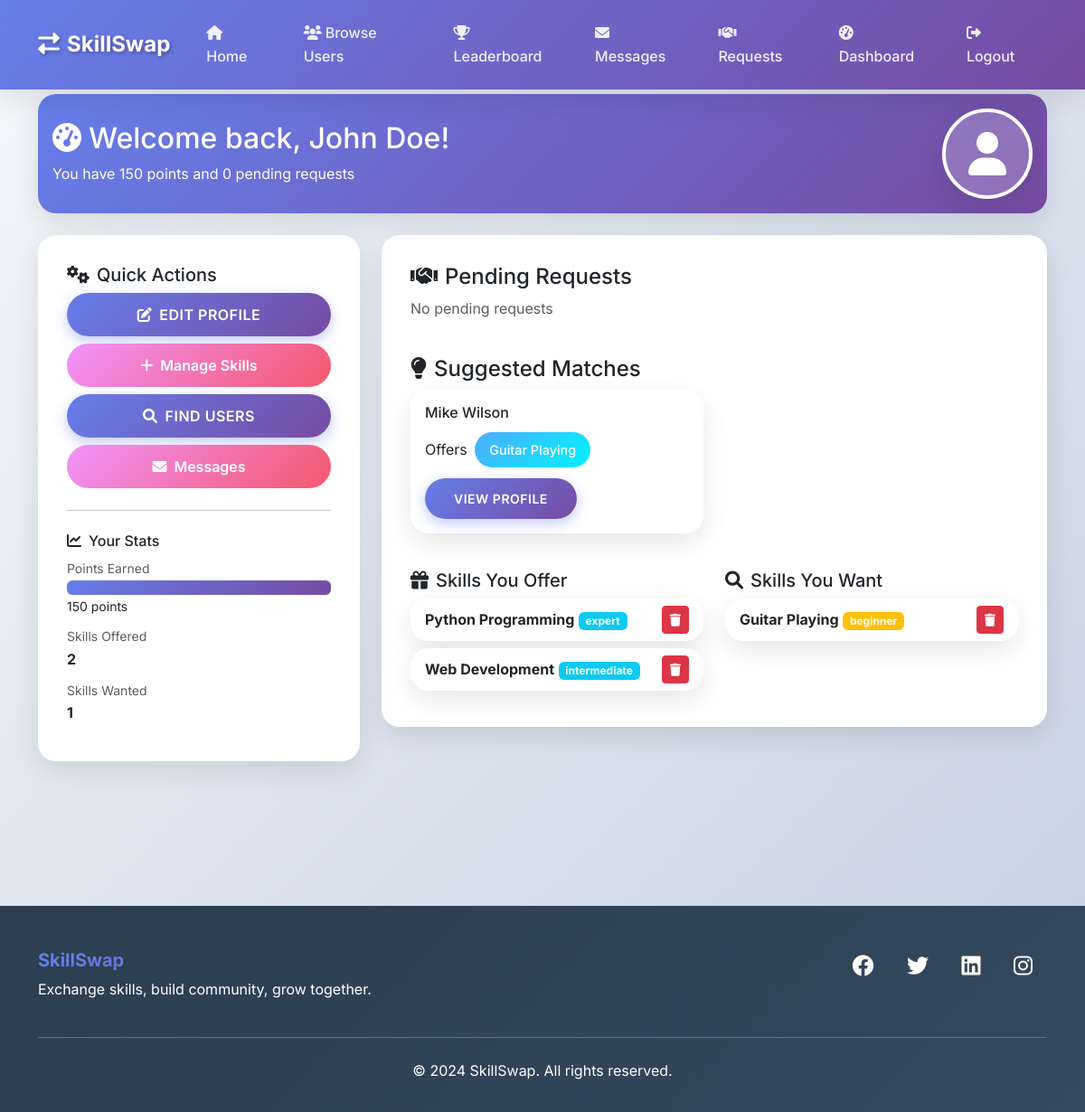
The page /dashboard/ (signed in) on the database its author committed.
### core/models.py (models this page shows, shortened)
class UserProfile(models.Model):
    VISIBILITY_CHOICES = [
        ('public', 'Public'),
        ('private', 'Private'),
    ]
    AVAILABILITY_CHOICES = [
        ('weekdays', 'Weekdays'),
        ('weekends', 'Weekends'),
        ('evenings', 'Evenings'),
        ('flexible', 'Flexible'),
    ]
    user = models.OneToOneField(User, on_delete=models.CASCADE)
    location = models.CharField(max_length=100, blank=True, default='Earth') # Added default location
    profile_photo = models.ImageField(upload_to='profiles/', blank=True)
    bio = models.TextField(max_length=500, blank=True)
    availability = models.CharField(max_length=20, choices=AVAILABILITY_CHOICES, default='flexible')
    visibility = models.CharField(max_length=10, choices=VISIBILITY_CHOICES, default='public')
    points = models.IntegerField(default=0)
    is_verified = models.BooleanField(default=False)
    is_banned = models.BooleanField(default=False)
    created_at = models.DateTimeField(auto_now_add=True)
    updated_at = models.DateTimeField(auto_now=True)

class UserSkill(models.Model):
    SKILL_TYPE_CHOICES = [
        ('offered', 'Offered'),
        ('wanted', 'Wanted'),
    ]
    user = models.ForeignKey(User, on_delete=models.CASCADE)
    skill = models.ForeignKey(Skill, on_delete=models.CASCADE)
    skill_type = models.CharField(max_length=10, choices=SKILL_TYPE_CHOICES)
    level = models.CharField(max_length=15, choices=Skill.LEVEL_CHOICES, default='beginner')
    description = models.TextField(blank=True)
    created_at = models.DateTimeField(auto_now_add=True)
    class Meta:
        unique_together = ['user', 'skill', 'skill_type']

class Skill(models.Model):
    LEVEL_CHOICES = [
        ('beginner', 'Beginner'),
        ('intermediate', 'Intermediate'),
        ('expert', 'Expert'),
    ]
    name = models.CharField(max_length=100, unique=True)
    category = models.CharField(max_length=50)
    description = models.TextField(blank=True)
    is_approved = models.BooleanField(default=True)
    created_at = models.DateTimeField(auto_now_add=True)

### core/views.py (the view)
@login_required
def dashboard(request):
    profile, created = UserProfile.objects.get_or_create(user=request.user)
    offered_skills = UserSkill.objects.filter(user=request.user, skill_type='offered').select_related('skill')
    wanted_skills = UserSkill.objects.filter(user=request.user, skill_type='wanted').select_related('skill')
    pending_requests = SwapRequest.objects.filter(receiver=request.user, status='pending').select_related('requester', 'skill_offered', 'skill_wanted')
    sent_requests = SwapRequest.objects.filter(requester=request.user, status='pending').select_related('receiver', 'skill_offered', 'skill_wanted')
    recent_messages = Message.objects.filter(receiver=request.user, is_read=False).select_related('sender')[:5]
    unread_messages_count = Message.objects.filter(receiver=request.user, is_read=False).count()
    user_wanted_skills = wanted_skills.values_list('skill', flat=True)
    suggested_matches = UserSkill.objects.filter(
        skill__in=user_wanted_skills,
        skill_type='offered'
    ).exclude(user=request.user).select_related('user', 'skill')[:5]
    context = {
        'profile': profile,
        'offered_skills': offered_skills,
        'wanted_skills': wanted_skills,
        'pending_requests': pending_requests,
        'sent_requests': sent_requests,
        'recent_messages': recent_messages,
        'suggested_matches': suggested_matches,
        'unread_messages_count': unread_messages_count,
    }
    return render(request, 'core/dashboard.html', context)

### core/context_processors.py (called while the page is built)
def unread_messages(request):
    if request.user.is_authenticated:
        unread_count = Message.objects.filter(receiver=request.user, is_read=False).count()
        return {'unread_messages_count': unread_count}
    return {'unread_messages_count': 0}

### templates/core/dashboard.html (shortened to what this page needs)
{% extends 'base.html' %}
{% block content %}
<div class="container py-4">
    <div class="row">
        <div class="col-12 mb-4">
            <div class="card" style="background: var(--primary-gradient); color: white;">
                <div class="card-body">
                    <div class="row align-items-center">
                        <div class="col-md-8">
                            <h2><i class="fas fa-tachometer-alt me-2"></i>Welcome back, {{ user.get_full_name|default:user.username }}!</h2>
                            <p class="mb-0">You have {{ profile.points }} points and {{ pending_requests.count }} pending requests</p>
                        </div>
                        <div class="col-md-4 text-end">
                            {% if profile.profile_photo %}
                                <img src="{{ profile.profile_photo.url }}" alt="Profile" class="profile-img" style="width: 100px; height: 100px;">
                            {% else %}
                                <div class="profile-img d-inline-flex align-items-center justify-content-center" style="width: 100px; height: 100px; background: rgba(255,255,255,0.2);">
                                    <i class="fas fa-user fa-3x"></i>
                                </div>
                            {% endif %}
                        </div>
                    </div>
                </div>
            </div>
        </div>
    </div>
    <div class="row">
        <div class="col-md-4 mb-4">
            <div class="sidebar">
                <h5><i class="fas fa-cogs me-2"></i>Quick Actions</h5>
                <div class="d-grid gap-2">
                    <a href="{% url 'profile_edit' %}" class="btn btn-primary">
                        <i class="fas fa-edit me-2"></i>Edit Profile
                    </a>
                    <a href="{% url 'skills_manage' %}" class="btn btn-secondary">
                        <i class="fas fa-plus me-2"></i>Manage Skills
                    </a>
                    <a href="{% url 'browse_users' %}" class="btn btn-primary">
                        <i class="fas fa-search me-2"></i>Find Users
                    </a>
                    <a href="{% url 'messages' %}" class="btn btn-secondary">
                        <i class="fas fa-envelope me-2"></i>Messages
                    </a>
                </div>
                <hr class="my-4">
                <h6><i class="fas fa-chart-line me-2"></i>Your Stats</h6>
                <div class="mb-2">
                    <small class="text-muted">Points Earned</small>
                    <div class="progress">
                        <div class="progress-bar" style="width: {{ profile.points|floatformat:0 }}%; background: var(--primary-gradient);"></div>
                    </div>
                    <small>{{ profile.points }} points</small>
                </div>
                <div class="mb-2">
                    <small class="text-muted">Skills Offered</small>
                    <div><strong>{{ offered_skills.count }}</strong></div>
                </div>
                <div class="mb-2">
                    <small class="text-muted">Skills Wanted</small>
                    <div><strong>{{ wanted_skills.count }}</strong></div>
                </div>
            </div>
        </div>
        <div class="col-md-8">
            <div class="content-area">
                <div class="row">
                    <div class="col-12 mb-4">
                        <h4><i class="fas fa-handshake me-2"></i>Pending Requests</h4>
                        {% if pending_requests %}
                            {% for request in pending_requests %}
                                <div class="card mb-2">
                                    <div class="card-body">
                                        <div class="row align-items-center">
                                            <div class="col-md-8">
                                                <h6>{{ request.requester.get_full_name|default:request.requester.username }}</h6>
                                                <p class="mb-1">Wants to swap <span class="skill-badge">{{ request.skill_offered.name }}</span> for <span class="skill-badge">{{ request.skill_wanted.name }}</span></p>
                                                <small class="text-muted">{{ request.created_at|timesince }} ago</small>
                                            </div>
                                            <div class="col-md-4 text-end">
                                                <a href="{% url 'handle_swap_request' request.id 'accept' %}" class="btn btn-success btn-sm">Accept</a>
                                                <a href="{% url 'handle_swap_request' request.id 'reject' %}" class="btn btn-danger btn-sm">Reject</a>
                                            </div>
                                        </div>
                                    </div>
                                </div>
                            {% endfor %}
                        {% else %}
                            <p class="text-muted">No pending requests</p>
                        {% endif %}
                    </div>
                    <div class="col-12 mb-4">
                        <h4><i class="fas fa-lightbulb me-2"></i>Suggested Matches</h4>
                        {% if suggested_matches %}
                            <div class="row">
                                {% for match in suggested_matches %}
                                    <div class="col-md-6 mb-3">
                                        <div class="card">
                                            <div class="card-body">
                                                <h6>{{ match.user.get_full_name|default:match.user.username }}</h6>
                                                <p class="mb-2">Offers <span class="skill-badge">{{ match.skill.name }}</span></p>
                                                <a href="{% url 'user_profile' match.user.username %}" class="btn btn-primary btn-sm">View Profile</a>
                                            </div>
                                        </div>
                                    </div>
                                {% endfor %}
                            </div>
                        {% else %}
                            <p class="text-muted">No matches found. Add more wanted skills to see suggestions!</p>
                        {% endif %}
                    </div>
                    <div class="col-md-6">
                        <h5><i class="fas fa-gift me-2"></i>Skills You Offer</h5>
                        {% if offered_skills %}
                            {% for skill in offered_skills %}
                                <div class="card mb-2">
                                    <div class="card-body py-2">
                                        <div class="d-flex justify-content-between align-items-center">
                                            <div>
                                                <strong>{{ skill.skill.name }}</strong>
                                                <span class="badge bg-info">{{ skill.level }}</span>
                                            </div>
                                            <a href="{% url 'skill_delete' skill.id %}" class="btn btn-danger btn-sm">
                                                <i class="fas fa-trash"></i>
                                            </a>
                                        </div>
                                    </div>
                                </div>
                            {% endfor %}
                        {% else %}
                            <p class="text-muted">No skills offered yet</p>
                        {% endif %}
                    </div>
                    <div class="col-md-6">
                        <h5><i class="fas fa-search me-2"></i>Skills You Want</h5>
                        {% if wanted_skills %}
                            {% for skill in wanted_skills %}
                                <div class="card mb-2">
                                    <div class="card-body py-2">
                                        <div class="d-flex justify-content-between align-items-center">
                                            <div>
                                                <strong>{{ skill.skill.name }}</strong>
                                                <span class="badge bg-warning">{{ skill.level }}</span>
                                            </div>
                                            <a href="{% url 'skill_delete' skill.id %}" class="btn btn-danger btn-sm">
                                                <i class="fas fa-trash"></i>
                                            </a>
                                        </div>
                                    </div>
                                </div>
                            {% endfor %}
                        {% else %}
                            <p class="text-muted">No skills wanted yet</p>
                        {% endif %}
                    </div>
                </div>
            </div>
        </div>
    </div>
</div>
{% endblock %}

### templates/base.html (style rules this page uses)
:root { --primary-gradient: linear-gradient(135deg, #667eea 0%, #764ba2 100%); --secondary-gradient: linear-gradient(135deg, #f093fb 0%, #f5576c 100%); --accent-gradient: linear-gradient(135deg, #4facfe 0%, #00f2fe 100%); --dark-gradient: linear-gradient(135deg, #2c3e50 0%, #34495e 100%); --light-bg: #f8f9fa; --card-shadow: 0 10px 30px rgba(0,0,0,0.1); --hover-shadow: 0 15px 40px rgba(0,0,0,0.15); }
* { margin: 0; padding: 0; box-sizing: border-box; }
body { font-family: 'Inter', sans-serif; background: linear-gradient(135deg, #f5f7fa 0%, #c3cfe2 100%); min-height: 100vh; line-height: 1.6; }
.btn-primary { background: var(--primary-gradient); border: none; border-radius: 25px; padding: 0.75rem 2rem; font-weight: 600; text-transform: uppercase; letter-spacing: 0.5px; transition: all 0.3s ease; box-shadow: 0 5px 15px rgba(102, 126, 234, 0.4); }
.btn-secondary { background: var(--secondary-gradient); border: none; border-radius: 25px; padding: 0.75rem 2rem; font-weight: 600; color: white; transition: all 0.3s ease; }
.card { border: none; border-radius: 20px; box-shadow: var(--card-shadow); transition: all 0.3s ease; overflow: hidden; background: white; }
.skill-badge { background: var(--accent-gradient); color: white; padding: 0.5rem 1rem; border-radius: 20px; font-size: 0.9rem; font-weight: 500; margin: 0.25rem; display: inline-block; transition: all 0.3s ease; }
.profile-img { width: 80px; height: 80px; border-radius: 50%; object-fit: cover; border: 4px solid white; box-shadow: var(--card-shadow); }
.sidebar { background: white; border-radius: 20px; padding: 2rem; box-shadow: var(--card-shadow); margin-bottom: 2rem; }
.content-area { background: white; border-radius: 20px; padding: 2rem; box-shadow: var(--card-shadow); min-height: 500px; }

### rows shown on the page
UserProfile: points "150"
UserSkill: user.get_full_name "Mike Wilson", skill.name "Guitar Playing"
UserSkill: skill.name "Python Programming", level "expert"
UserSkill: skill.name "Web Development", level "intermediate"
UserSkill: skill.name "Guitar Playing", level "beginner"

### other values the page prints
{{ user.get_full_name|default:user.username }} "John Doe"
{{ pending_requests.count }} "0"
{{ offered_skills.count }} "2"
{{ wanted_skills.count }} "1"
